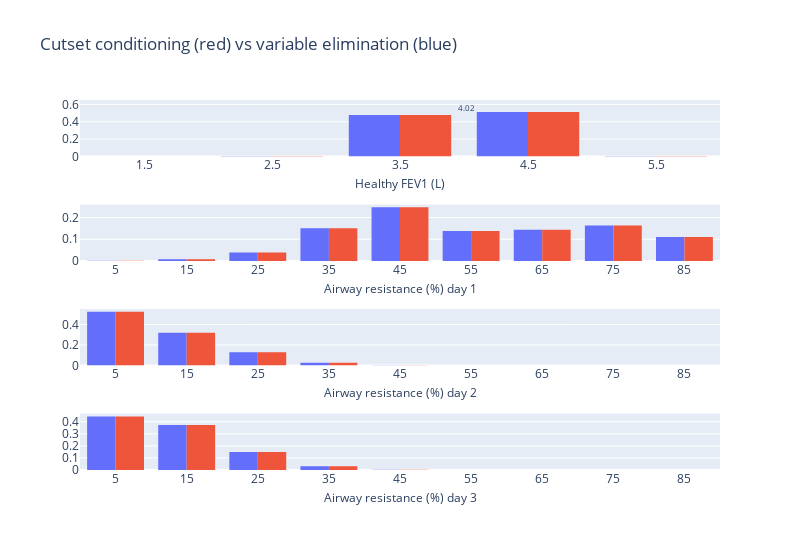

This figure's notebook cell:
### Code cell
fig = make_subplots(rows=4, cols=1, vertical_spacing=0.13)
# Add HFEV1
ih.plot_histogram(
    fig, HFEV1, res_ve[HFEV1.name].values, HFEV1.a, HFEV1.b, 1, 1, annot=False
)
ih.plot_histogram(
    fig, AR, res_ve[AR_vars[0].name].values, AR.a, AR.b, 2, 1, annot=False
)
ih.plot_histogram(
    fig, AR, res_ve[AR_vars[1].name].values, AR.a, AR.b, 3, 1, annot=False
)
ih.plot_histogram(
    fig, AR, res_ve[AR_vars[2].name].values, AR.a, AR.b, 4, 1, annot=False
)

# Add HFEV1
ih.plot_histogram(fig, HFEV1, p_M_given_D, HFEV1.a, HFEV1.b, 1, 1, title=HFEV1.name)
ih.plot_histogram(
    fig,
    AR,
    AR_dist_given_M_matrix[0, :],
    AR.a,
    AR.b,
    2,
    1,
    title=f"{AR.name} day 1",
    annot=False,
)
ih.plot_histogram(
    fig,
    AR,
    AR_dist_given_M_matrix[1, :],
    AR.a,
    AR.b,
    3,
    1,
    title=f"{AR.name} day 2",
    annot=False,
)
ih.plot_histogram(
    fig,
    AR,
    AR_dist_given_M_matrix[2, :],
    AR.a,
    AR.b,
    4,
    1,
    title=f"{AR.name} day 3",
    annot=False,
)

for i in range(4):
    fig.data[i].marker.color = "#636EFA"
    fig.data[i + 4].marker.color = "#EF553B"
# Reduce x axis title font size
fig.update_xaxes(title_font=dict(size=12), title_standoff=7)

# Hide legend
title = "Cutset conditioning (red) vs variable elimination (blue)"
fig.update_layout(showlegend=False, height=550, width=800, title=title)
fig.show()

### Figure 1 — Plotly figure (JSON) as saved in the notebook; plotly's stock layout.template omitted (floating-point values rounded to 4 significant figures)
{"data": [{"histfunc": "sum", "marker": {"color": "#636EFA"}, "type": "histogram", "x": [1, 2, 3, 4, 5], "xaxis": "x", "xbins": {"end": 6, "size": 1, "start": 1}, "y": [1.572e-07, 0.004087, 0.4786, 0.513, 0.004283], "yaxis": "y"}, {"histfunc": "sum", "marker": {"color": "#636EFA"}, "type": "histogram", "x": [0, 10, 20, 30, 40, 50, 60, 70, 80], "xaxis": "x2", "xbins": {"end": 90, "size": 10, "start": 0}, "y": [0.00078, 0.007448, 0.03848, 0.1507, 0.247, 0.1379, 0.144, 0.163, 0.1108], "yaxis": "y2"}, {"histfunc": "sum", "marker": {"color": "#636EFA"}, "type": "histogram", "x": [0, 10, 20, 30, 40, 50, 60, 70, 80], "xaxis": "x3", "xbins": {"end": 90, "size": 10, "start": 0}, "y": [0.5228, 0.3194, 0.1302, 0.02583, 0.001812, 6.798e-06, 4.02e-08, 3.871e-08, 1.34e-10], "yaxis": "y3"}, {"histfunc": "sum", "marker": {"color": "#636EFA"}, "type": "histogram", "x": [0, 10, 20, 30, 40, 50, 60, 70, 80], "xaxis": "x4", "xbins": {"end": 90, "size": 10, "start": 0}, "y": [0.4444, 0.3732, 0.1497, 0.03117, 0.001509, 4.82e-07, 7.754e-10, 1.477e-09, 2.136e-10], "yaxis": "y4"}, {"histfunc": "sum", "marker": {"color": "#EF553B"}, "type": "histogram", "x": [1, 2, 3, 4, 5], "xaxis": "x", "xbins": {"end": 6, "size": 1, "start": 1}, "y": [1.572e-07, 0.004087, 0.4786, 0.513, 0.004283], "yaxis": "y"}, {"histfunc": "sum", "marker": {"color": "#EF553B"}, "type": "histogram", "x": [0, 10, 20, 30, 40, 50, 60, 70, 80], "xaxis": "x2", "xbins": {"end": 90, "size": 10, "start": 0}, "y": [0.00078, 0.007448, 0.03848, 0.1507, 0.247, 0.1379, 0.144, 0.163, 0.1108], "yaxis": "y2"}, {"histfunc": "sum", "marker": {"color": "#EF553B"}, "type": "histogram", "x": [0, 10, 20, 30, 40, 50, 60, 70, 80], "xaxis": "x3", "xbins": {"end": 90, "size": 10, "start": 0}, "y": [0.5228, 0.3194, 0.1302, 0.02583, 0.001812, 6.798e-06, 4.02e-08, 3.871e-08, 1.34e-10], "yaxis": "y3"}, {"histfunc": "sum", "marker": {"color": "#EF553B"}, "type": "histogram", "x": [0, 10, 20, 30, 40, 50, 60, 70, 80], "xaxis": "x4", "xbins": {"end": 90, "size": 10, "start": 0}, "y": [0.4444, 0.3732, 0.1497, 0.03117, 0.001509, 4.82e-07, 7.754e-10, 1.477e-09, 2.136e-10], "yaxis": "y4"}], "layout": {"annotations": [{"font": {"size": 8}, "showarrow": false, "text": "4.02", "x": 4.017, "xref": "x", "y": 0.5643, "yref": "y"}], "height": 550, "showlegend": false, "title": {"text": "Cutset conditioning (red) vs variable elimination (blue)"}, "width": 800, "xaxis": {"anchor": "y", "domain": [0, 1], "nticks": 20, "range": [1, 6], "title": {"font": {"size": 12}, "standoff": 7, "text": "Healthy FEV1 (L)"}}, "xaxis2": {"anchor": "y2", "domain": [0, 1], "nticks": 20, "range": [0, 90], "title": {"font": {"size": 12}, "standoff": 7, "text": "Airway resistance (%) day 1"}}, "xaxis3": {"anchor": "y3", "domain": [0, 1], "nticks": 20, "range": [0, 90], "title": {"font": {"size": 12}, "standoff": 7, "text": "Airway resistance (%) day 2"}}, "xaxis4": {"anchor": "y4", "domain": [0, 1], "nticks": 20, "range": [0, 90], "title": {"font": {"size": 12}, "standoff": 7, "text": "Airway resistance (%) day 3"}}, "yaxis": {"anchor": "x", "domain": [0.8475, 1]}, "yaxis2": {"anchor": "x2", "domain": [0.565, 0.7175]}, "yaxis3": {"anchor": "x3", "domain": [0.2825, 0.435]}, "yaxis4": {"anchor": "x4", "domain": [0, 0.1525]}}}
